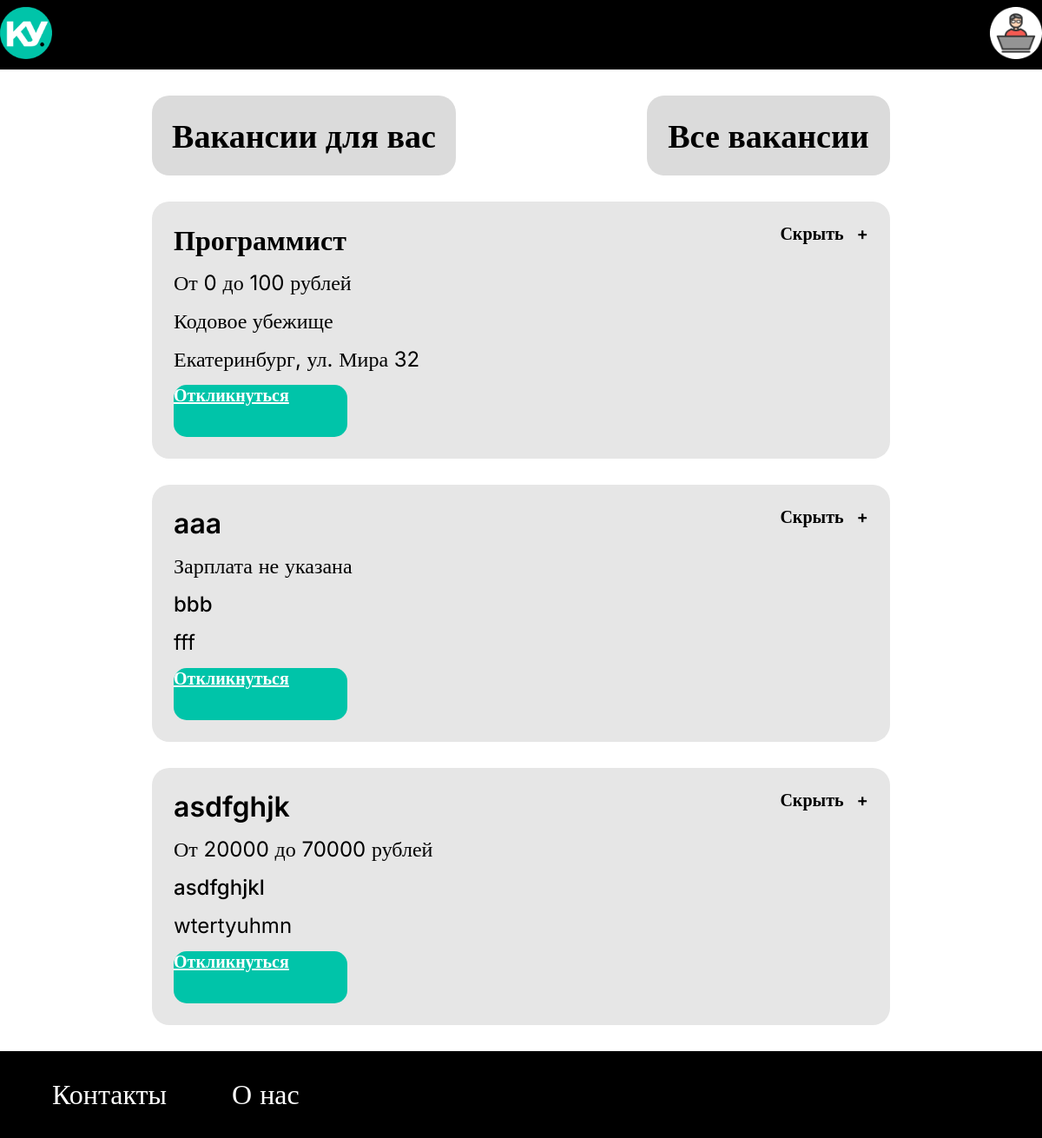
Page /vacancies/ on the committed database.
### DB_client/models.py (models this page shows)
class Job(models.Model):
    employer_id = models.ForeignKey(User, on_delete=models.CASCADE)
    name = models.CharField(max_length=100)
    company_name = models.CharField(max_length=100)
    description = models.TextField()
    requirements = models.JSONField()
    conditions = models.TextField()
    salary_from = models.DecimalField(max_digits=8, decimal_places=0, null=True)
    salary_to = models.DecimalField(max_digits=8, decimal_places=0, null=True)
    location = models.CharField(max_length=100)
    job_type = models.CharField(
        max_length=10,
        choices=[
            ('Full_Time', 'Полная занятость'),
            ('Part_Time', 'Частичная занятость'),
            ('Remote', 'Удалённая работа')
        ]
    )
    experience_level = models.CharField(
        max_length=20,
        choices=[
            ('no_expirience', 'Без опыта'),
            ('1_between_3', 'От 1 года до 3 лет'),
            ('3_between_6', 'От 3 до 6 лет'),
            ('more_than_6', 'От 3 до 6 лет'),
        ]
    )
    created_at = models.DateTimeField(auto_now_add=True)
    updated_at = models.DateTimeField(auto_now=True)

### DB_client/views.py (the view)
# urls.py: path("vacancies/", vacancies, name="vacancies"),
def vacancies(request):
    vacs = Job.objects.all().values()
    for vac in vacs:
        get_salary_info(vac)
    return render(request, 'new_templates/vacancies.html', {'vacs': vacs})

### DB_client/views.py (called while the page is built)
def get_salary_info(vac):
    if vac['salary_from'] is not None and vac['salary_to'] is not None:
        vac['salary_info'] = f'От {vac["salary_from"]} до {vac["salary_to"]} рублей'
    elif vac['salary_from'] is None and vac['salary_to'] is not None:
        vac['salary_info'] = f'До {vac["salary_to"]} рублей'
    elif vac['salary_from'] is not None and vac.salary_to is None:
        vac['salary_info'] = f'От {vac["salary_from"]} рублей'
    else:
        vac['salary_info'] = 'Зарплата не указана'

### DB_client/templates/new_templates/vacancies.html (shortened to what this page needs)
<!DOCTYPE html>
<html lang="en">
<head>
    <link rel="stylesheet" href="../../static/css/new_css/vacancies.css">
</head>
<body>
    <header class="vacancies-header">
        <nav class="vacancies-nav">
            <a class="logo" href="{% url 'start_page' %}">
                <img src="../../static/img/logo_start.png" width="60" height="60" alt="Логотип КодовоеУбежище">
            </a>
            <a class="personal-cabinet-logo" href="#">
                <img src="../../static/img/personal_cabinet_logo.png" width="60" height="60" alt="Логотип персонального кабинета">
            </a>
        </nav>
    </header>
    <main class="vacancies-main">
        <div class="vacancies-shown">
            <div class="vacancies-filter for">
                <p class="vacancies-filter-text for">Вакансии для вас</p>
            </div>
            <div class="vacancies-filter all">
                <p class="vacancies-filter-text all">Все вакансии</p>
            </div>
        </div>
        {% for vac in vacs %}
            <div class="vacancy">
                <div class="vacancy-info">
                    <p class="vacancy-info-head">{{vac.name}}</p>
                    <p class="vacancy-info-salary">{{vac.salary_info}}</p>
                    <p class="vacancy-info-company">{{vac.company_name}}</p>
                    <p class="vacancy-info-workplace">{{vac.location}}</p>
                    <a href="{% url 'vacancy_detail' vac.id %}" class="vacancy-apply-button">Откликнуться</a>
                </div>
                <div class="vacancy-buttons">
                    <button type="button" class="hide-vacancy-button">Скрыть</button>
                    <button type="button" class="add-vacancy-button">+</button>
                </div>
            </div>
        {% endfor %}
    </main>
    <footer class="vacancies-footer">
        <nav class="vacancies-footer-nav">
            <ul class="footer-site-navigation">
                <li class="footer-site-navigation-item">
                    <a href="">Контакты</a>
                </li>
                <li class="footer-site-navigation-item">
                    <a href="">О нас</a>
                </li>
            </ul>
        </nav>
    </footer>
</body>
</html>

### DB_client/static/css/new_css/vacancies.css (style rules this page uses)
body { margin: 0; padding: 0; }
.vacancies-header { margin: 0; padding: 0; background-color: black; }
.vacancies-nav { display: flex; height: 80px; justify-content: space-between; align-items: center; }
.vacancies-main { margin: 0; padding: 30px 0; background-color: white; display: flex; flex-direction: column; align-items: center; gap: 30px; }
.vacancies-shown { display: flex; flex-direction: row; justify-content: space-between; width: 850px; }
.vacancies-filter { display: flex; justify-content: center; align-items: center; height: 92px; border-radius: 20px; background-color: rgba(219, 219, 219, 1); }
.vacancies-filter.for { width: 350px; }
.vacancies-filter.all { width: 280px; }
.vacancies-filter-text { padding: 0; margin: 0; font-family: Inter; font-size: 38px; font-weight: 600; line-height: 48px; color: black; }
.vacancy { padding: 25px; width: 800px; background-color: #e6e6e6; display: flex; justify-content: space-between; border-radius: 20px; }
.vacancy-info { display: flex; flex-direction: column; gap: 15px; }
.vacancy-info-head { margin: 0; padding: 0; color: black; font-family: Inter; font-size: 32px; font-weight: 600; }
.vacancy-info-salary { margin: 0; padding: 0; font-family: Inter; color: black; font-size: 24px; font-weight: 400; }
.vacancy-info-company { margin: 0; padding: 0; color: black; font-family: Inter; font-size: 24px; font-weight: 500; }
.vacancy-info-workplace { margin: 0; padding: 0; color: black; font-family: Inter; font-size: 24px; font-weight: 400; }
.vacancy-apply-button { margin: 0; padding: 0; color: white; border: none; border-radius: 15px; background: #00c4a9; width: 200px; height: 60px; font-family: Inter; font-size: 20px; font-weight: 600; }
.vacancy-buttons { display: flex; flex-direction: row; align-items: flex-start; gap: 15px; }
.vacancy-buttons button { margin: 0; padding: 0; color: black; border: none; background: none; font-family: Inter; font-size: 20px; font-weight: 600; }
.vacancies-footer { margin: 0; padding: 0; background-color: black; height: 100px; display: flex; justify-content: flex-start; width: 100%; }
.vacancies-footer-nav { display: flex; flex-direction: row; margin: 0; gap: 50px; }
.footer-site-navigation { padding: 0; padding-left: 60px; margin: 0; display: flex; flex-direction: row; align-items: center; list-style: none; gap: 75px; }
.footer-site-navigation-item a { text-decoration: none; color: white; font-family: Inter; font-size: 32px; font-weight: 400; line-height: 38.73px; text-align: left; }

### rows in the picture
Job: name "Программист", salary_info "От 0 до 100 рублей", company_name "Кодовое убежище", location "Екатеринбург, ул. Мира 32"
Job: name "aaa", salary_info "Зарплата не указана", company_name "bbb", location "fff"
Job: name "asdfghjk", salary_info "От 20000 до 70000 рублей", company_name "asdfghjkl", location "wtertyuhmn"
